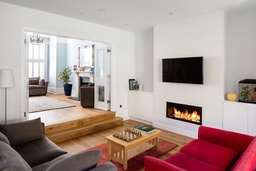
#> input picture notebook/interior3.jpg, 256 x 171 px, shrunk from 799 x 533 before the run
$ jupyter execute --allow-errors curr.ipynb
#> lines starting #> are read from the running program, lines starting #| are printed output that depends on the picture; after the words box and inside, x2 and y2 are one past the last pixel; in counts of white or black regions, pixels touching at a corner belong together
[cell 1]
import numpy as np
from skimage.io import imread, imsave
import math

# [24 lines left out: function adaptive_thresholding, not called in this run]
def rgb_to_grayscale_entropymine(im: np.ndarray):
        result = np.zeros((im.shape[0], im.shape[1]))
#> result: shape (171, 256) float64; every value is 0

        for i in range(im.shape[0]):
            for j in range(im.shape[1]):
                r = im[i, j, 0]
                g = im[i, j, 1]
                b = im[i, j, 2]
                result[i, j] = (0.2126*r**2.2 + 0.7152*g**2.2 + 0.0722*b**2.2)**(1/2.2)
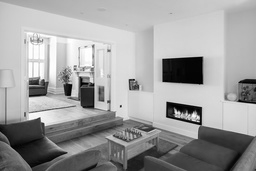
#> result: shape (171, 256) float64; min 0.495, max 255, mean 159.2; drawn with min black and max white
        return result

def nicblack_adaptive_thresholding(im, n, m, k=0.3): # n and m must be odd
    result = im.copy()
    rows = im.shape[0]
    cols = im.shape[1]
    for i in range(rows):
        for j in range(cols):
            box = []
            for l in range((2 * math.floor(n/2))+1):
                for o in range((2 * math.floor(m/2))+1):
                    curr_i = i - (math.floor(n/2) - l)
                    curr_j = j - (math.floor(m/2) - o)
                    if curr_i >= 0 and curr_i < rows and curr_j >= 0 and curr_j < cols:
                        box.append(im[curr_i, curr_j])
            np_box = np.array(box)
            mean = np_box.mean()
            std = np_box.std()
            T = mean + (k * std)
            if im[i, j] > T:
                result[i, j] = 255
            else:
                result[i, j] = 0
    return result

# [44 lines left out: functions sauvolas_adaptive_thresholding, bernsens_adaptive_thresholding, not called in this run]

class Utils:
    def save(self, im: np.ndarray, filename = "save.jpg"):
        """Save image"""
        imsave(filename, im)

    # [20 lines left out: functions save_rgb, make, not called in this run]

    def split_rgb(self, im: np.ndarray):
        """Split an rgb"""
        return im[:, :, 0], im[:, :, 1], im[:, :, 2]

    def combine_rgb(self, r: np.ndarray, g: np.ndarray, b: np.ndarray):
        """Combine an rgb"""
        new = np.zeros((r.shape[0], r.shape[1], 3))
        new[:, :, 0] = r
        new[:, :, 1] = g
        new[:, :, 2] = b
        return new

    def generate_histogram(self, im: np.ndarray):
        """Generate a histogram"""
        return im.flatten()

    # [11 lines left out: functions plot_histogram, histogram_distance, not called in this run]

[cell 2]
imsave("interior3_gray.jpg", rgb_to_grayscale_entropymine(imread("interior3.jpg")))

#> (a cell that did not finish here is left out)

#> (a cell that did not finish here is left out)

[cell 5]
utils = Utils()
im = imread("interior1.jpg")
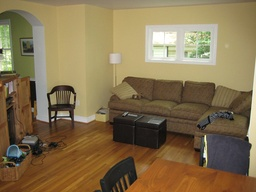
#> input picture notebook/interior1.jpg, 256 x 192 px, shrunk from 800 x 600 before the run
#> im is the input picture: shape (192, 256, 3); mean R, G, B 132.9, 113.9, 79.7
split_r, split_g, split_b = utils.split_rgb(im)
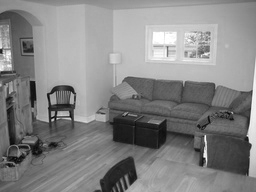
#> split_r: shape (192, 256); min 3, max 255, mean 132.9
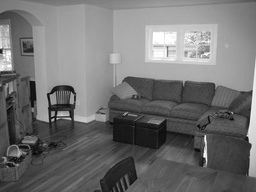
#> split_g: shape (192, 256); min 2, max 255, mean 113.9
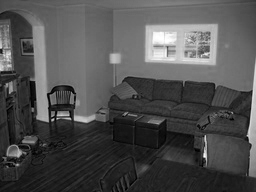
#> split_b: shape (192, 256); min 0, max 255, mean 79.7
ada_im_r = nicblack_adaptive_thresholding(split_r, 10, 10)
#> after the loop in nicblack_adaptive_thresholding, `for i in range(rows):`:
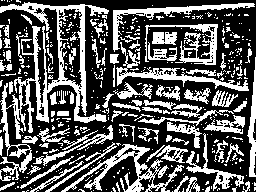
#> result: shape (192, 256); 35.7% white; 427 white regions (344 under 20 px), largest, box (x1, y1, x2, y2) and area: (0, 2, 109, 181) 3989, (61, 144, 184, 192) 1387, (116, 42, 249, 91) 1029
ada_im_g = nicblack_adaptive_thresholding(split_r, 10, 10)
ada_im_b = nicblack_adaptive_thresholding(split_r, 10, 10)
ada_im = utils.combine_rgb(ada_im_r, ada_im_g, ada_im_b)
#> in combine_rgb, `new[:, :, 0] = r`:
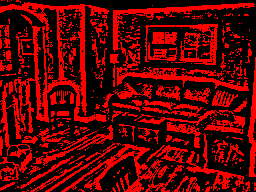
#> new: shape (192, 256, 3) float64; mean of channels 0, 1, 2 91.1, 0, 0; drawn as R, G, B
#> in combine_rgb, `new[:, :, 1] = g`:
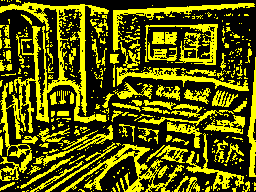
#> new: shape (192, 256, 3) float64; mean of channels 0, 1, 2 91.1, 91.1, 0; drawn as R, G, B
#> (the rest of this cell did not finish here and is left out)
